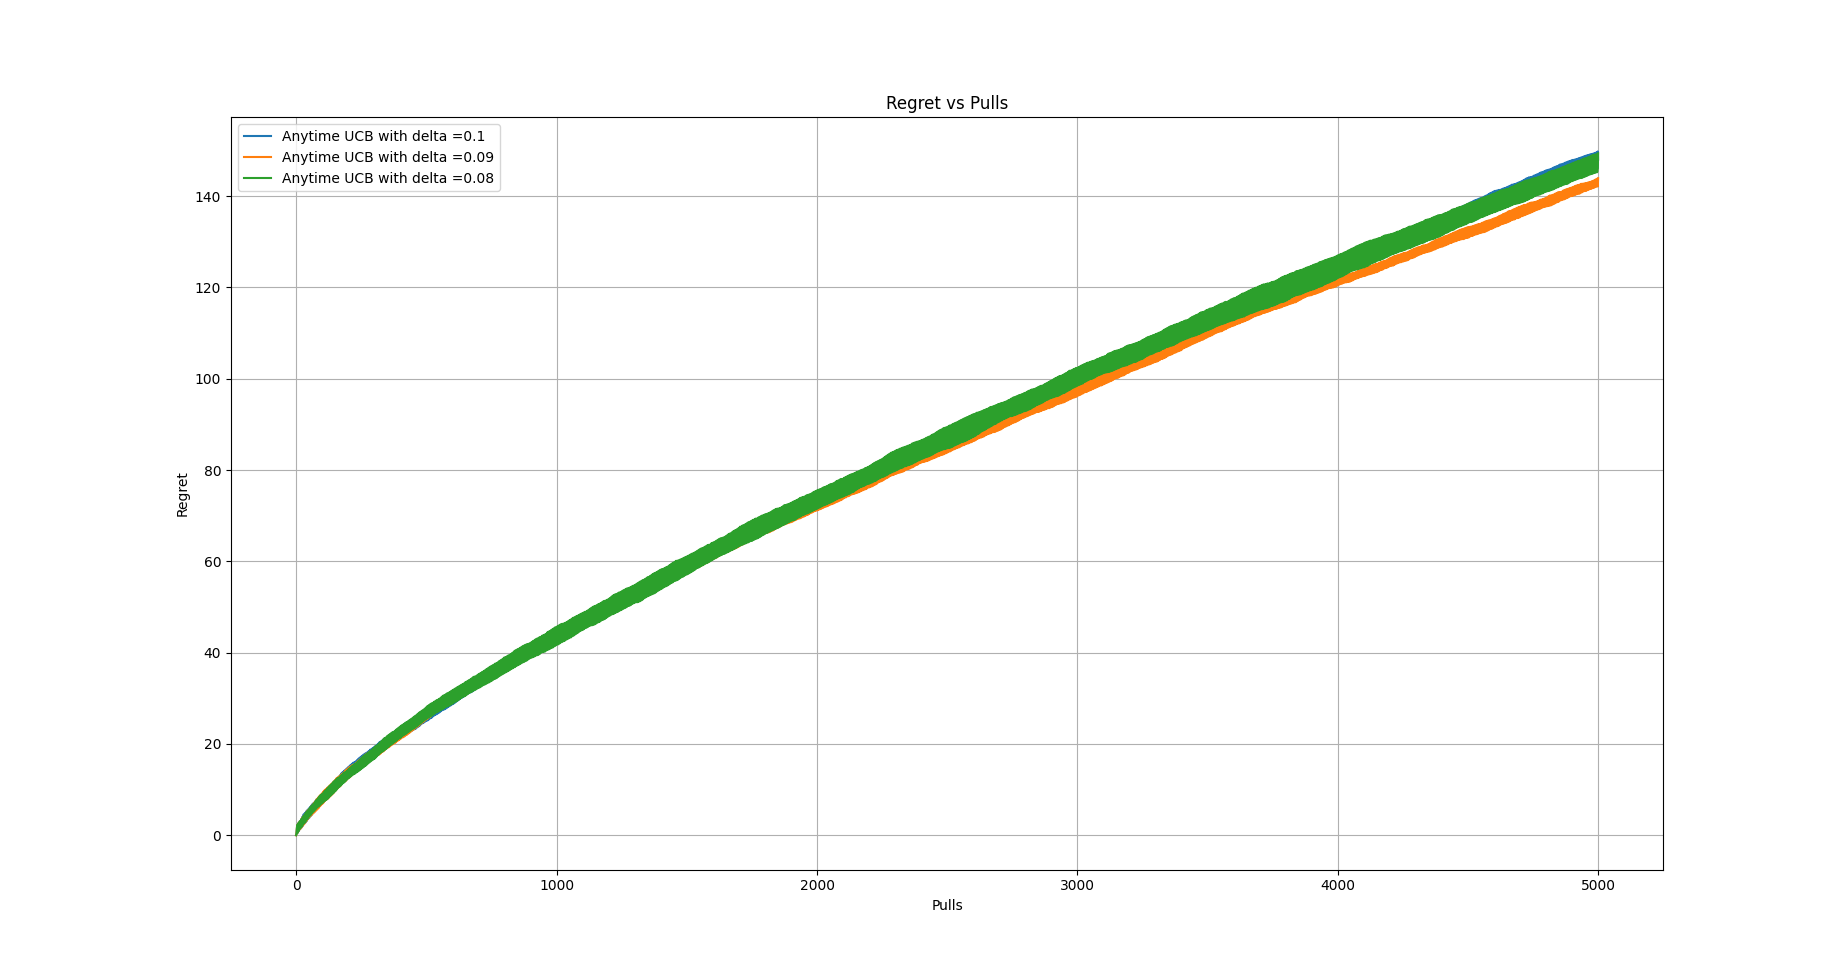

Source code (Python):
import numpy as np
import matplotlib.pyplot as plt

mu = [2, 1.8, 1.5, 1]


deltaD = [0.1, 0.09,0.08]

N = 5000

def AnUCB(delta,N):
    
    mu = [2, 1.8, 1.5, 1]
    reward = [0, 0, 0, 0]
    pulls = [0, 0, 0, 0]
    mu_hat = [0, 0, 0, 0]
    mu_hat_UCB = [0, 0, 0, 0]
    regret = []

    for j in range(4):
        sample = np.random.normal(mu[j], 1)
        if j==0:
            regret.append(2 - sample)
        else:
            regret.append(regret[j-1] + 2- sample)
        reward[j] = reward[j]+ sample
        pulls[j] = pulls[j] + 1
        mu_hat[j] = reward[j]/pulls[j]
        mu_hat_UCB[j] =mu_hat[j] + np.sqrt((8*np.log(j+1))/(pulls[j]))



    for j in range(N-4):
        optimal_arm = np.argmax(mu_hat_UCB)
        t = 4+j+1
        sample = np.random.normal(mu[optimal_arm], 1)
        regret.append(regret[j-1] + 2- sample)
        reward[optimal_arm] = reward[optimal_arm]+ sample
        pulls[optimal_arm] = pulls[optimal_arm] + 1
        mu_hat[optimal_arm] = reward[optimal_arm]/pulls[optimal_arm]
        mu_hat_UCB[optimal_arm] =mu_hat[optimal_arm] + np.sqrt((8*np.log(t))/(pulls[optimal_arm]))
    
    return regret


for j in range(len(deltaD)):
    print(j)
    Reg = np.zeros(N)
    for i in range(500):
        Reg = (1/(i+1))*(i*Reg + AnUCB(deltaD[j], N))
    plt.plot(Reg,label=f'Anytime UCB with delta ={deltaD[j]}')
    
plt.title('Regret vs Pulls')
plt.xlabel('Pulls')
plt.ylabel('Regret')
plt.legend()
plt.grid(True)
plt.show()
